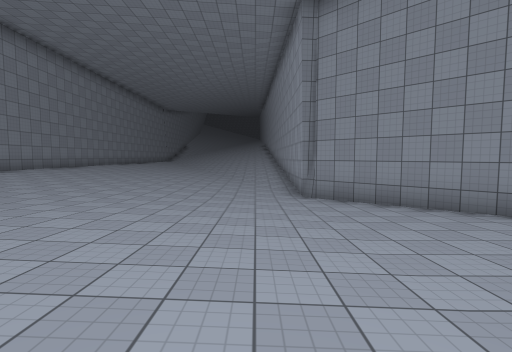
view 1 (above)

16 first-person views from a walk through a Unity game level. The camera is 1.5 m above the floor, tilts 4° down and sees 85° across. The floor is counted in squares, 2 m on a side. Each view is taken from the middle of a square. On the plan, view 1 faces up. The plan holds only what a view shows up to about 10 squares ahead; the rest is blank. The place goes on beyond the plan. Surface patterns are stand-ins for the level's own textures.

view 2
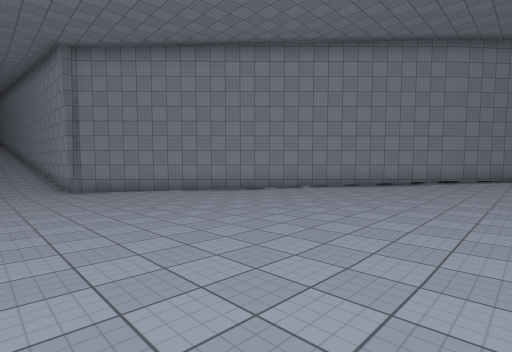

view 3
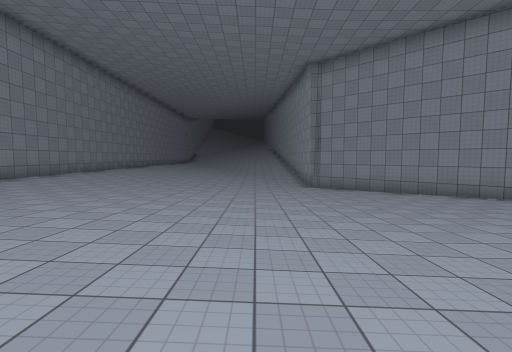

view 4
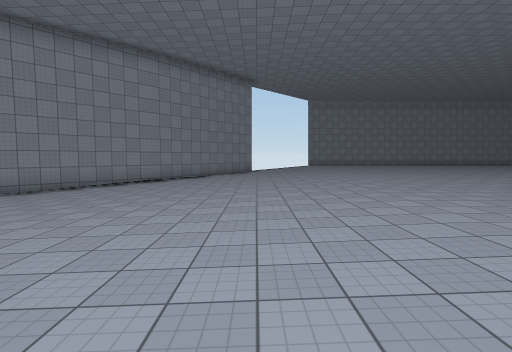

view 5
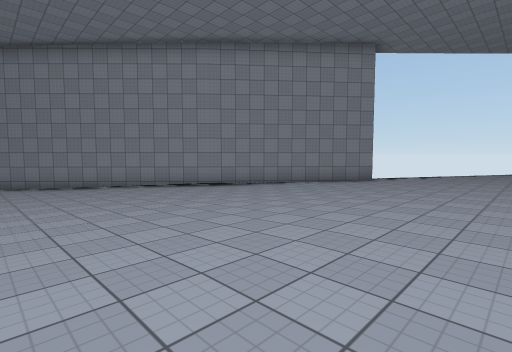

view 6
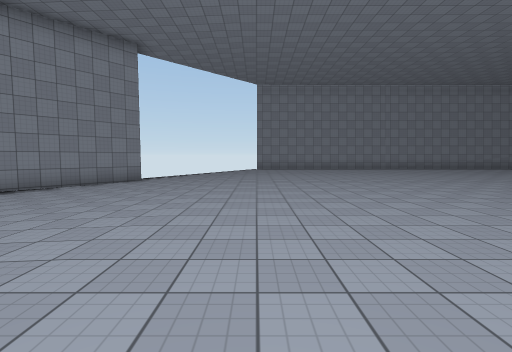

view 7
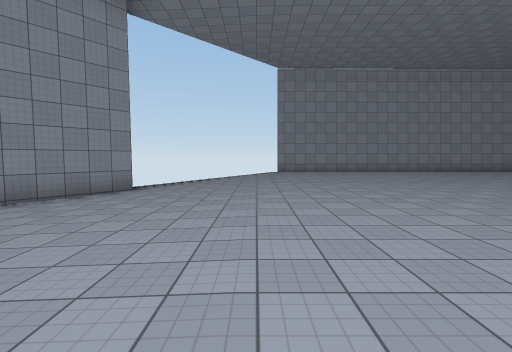

view 8
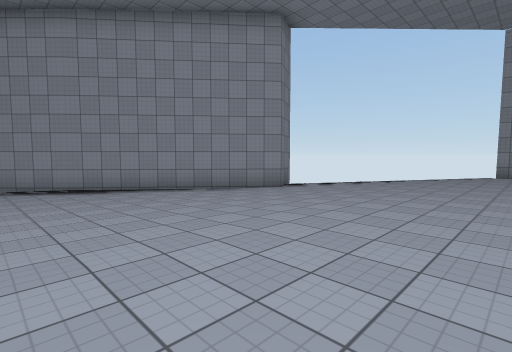

view 9
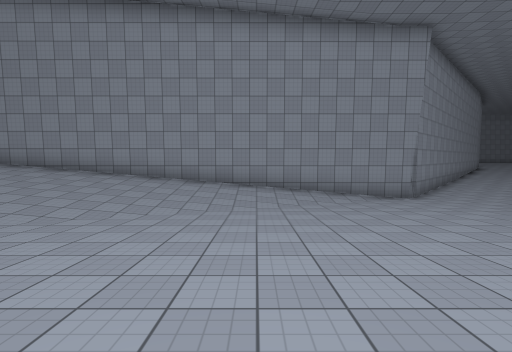

view 10
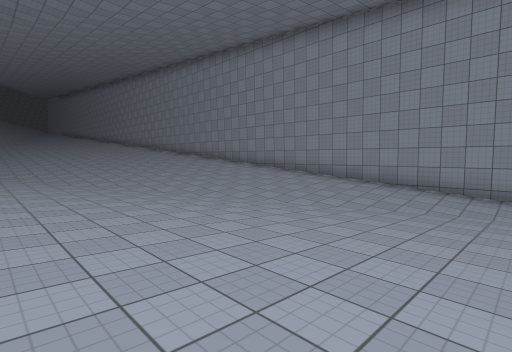

view 11
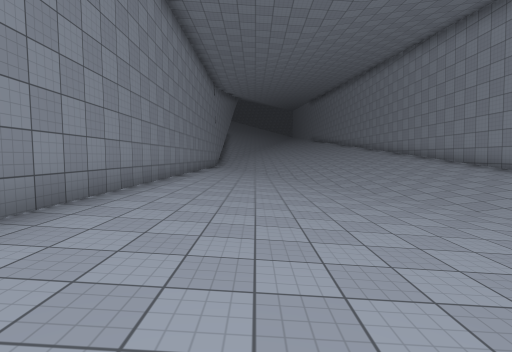

view 12
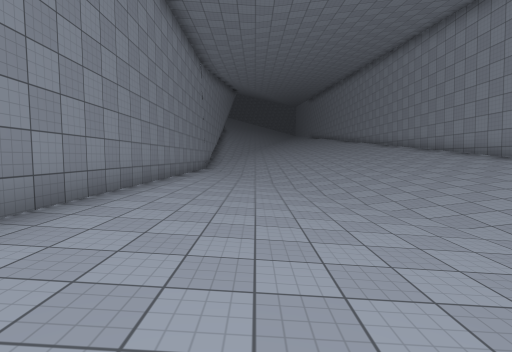

view 13
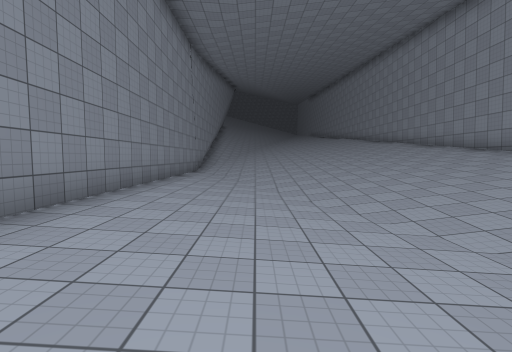

view 14
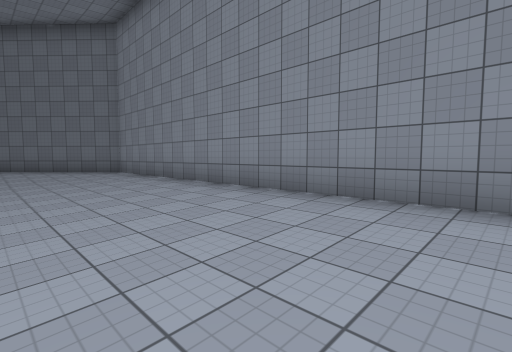

view 15
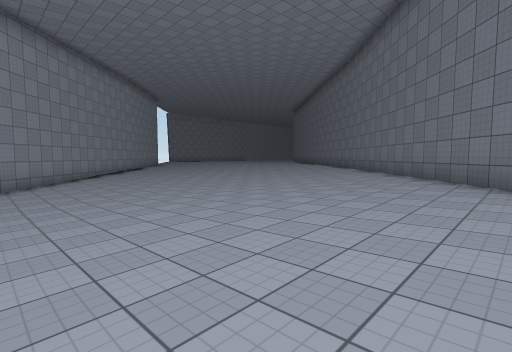

view 16
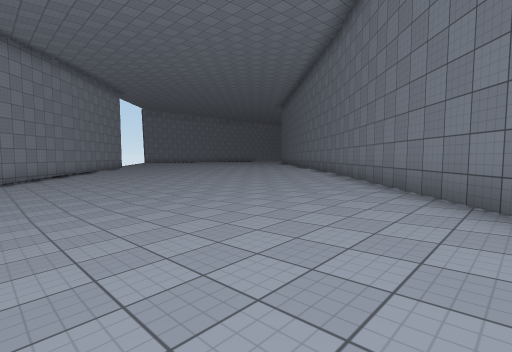

### Floor plan
Key: @ floor where view 1 was taken; # wall or solid block; x gap in a wall; . main floor; - floor 0.25 m lower than the main floor; _ floor 0.5 m lower than the main floor; < floor 0.75 m lower than the main floor; ( floor 1 m lower than the main floor; : floor 1.5 m higher than the main floor; / step, stairs or slope; v drop or lower ground.
Columns run from 9 left of view 1 to 19 right of it. Each row starts with its distance up from view 1.
 25 #.////////#
 24 #..///////##
 23 #..///////:#
 22 #..-///////#
 21 #./-///////#
 20 #./-_//////#
 19 #.//_//////#
 18 #.//__/////#
 17 #.///_/////#
 16 #.///_<////#
 15 #.////<////#
 14 #.////<<///#
 13 #./////<///#
 12 #./////<(//#
 11 #.//////(//#
 10 #.//////((/#
  9 #.///////(/#
  8 #.///////((#
  7 #.///////((##
  6 #./////<((((##
  5 #.///_<<<((((##
  4 #.//___<<<((((##
  3 #..--___<<<((((##
  2 #...--___<<<<<<<##
  1 ##...--___<<<<<<<##
  0  ##..---_@_____<<<##
 -1   ##..---__________##
 -2    ##..---__________##
 -3     ##..----_________##
 -4      ##..-------------###
 -5       ##..--------------#x
 -6        ##.......---------/v
 -7         ##................-v
 -8          ##..................
 -9             .................
-10              ................
-11               ..............
-12                .............
-13                 ............
-14                   ..........
-15                    .........
-16                     ........
-17                       ... ..

Positions as (right, up) in squares from view 1, and headings:
1: (0, 0), facing up
2: (-1, -4), facing up-right
3: (-1, -4), facing up
4: (0, -6), facing right
5: (5, -10), facing up-right
6: (5, -10), facing right
7: (8, -9), facing right
8: (9, -11), facing up-right
9: (-7, 12), facing right
10: (-7, 10), facing up-right
11: (-6, 9), facing up
12: (-6, 13), facing up
13: (-6, 15), facing up
14: (-5, 12), facing down-left
15: (-5, 4), facing down-right
16: (-4, 1), facing down-right
